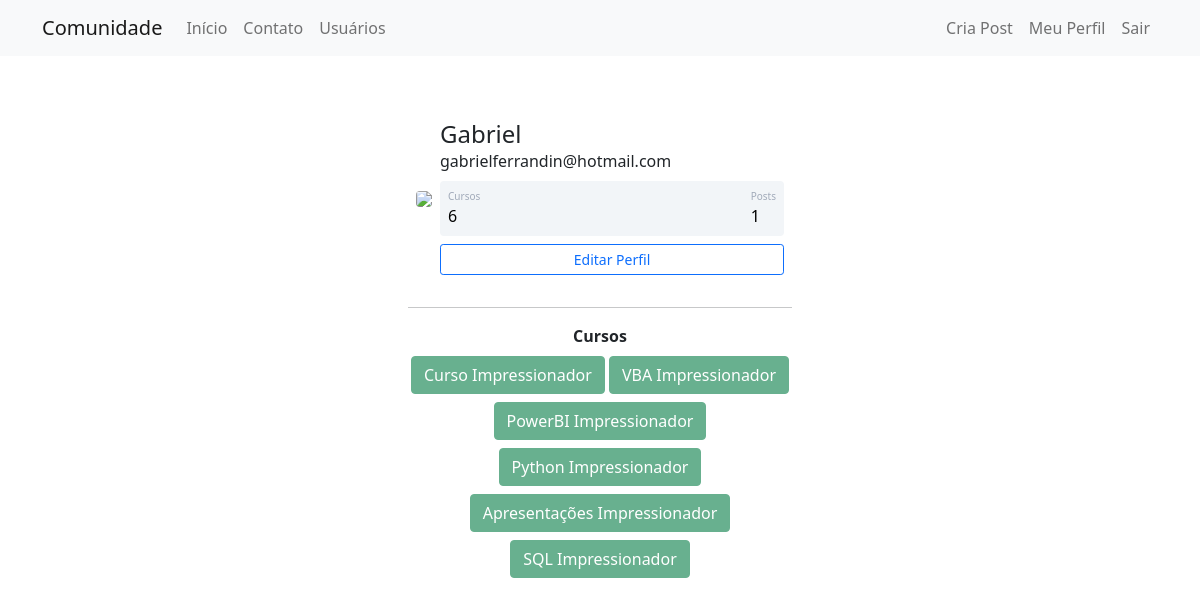
The page /perfil (signed in) on the database its author committed.
### comunidadeimpressionadora/model.py (models this page shows)
class Usuario(database.Model, UserMixin):
    id = database.Column(database.Integer, primary_key=True)
    username = database.Column(database.String, nullable=False)
    email = database.Column(database.String, nullable=False, unique=True)
    senha = database.Column(database.String, nullable=False)
    foto_perfil = database.Column(database.String, default='default.jpg')
    post = database.relationship('Post', backref='autor', lazy=True)
    cursos = database.Column(database.String, default='usuario não informado', nullable=False)
    def contar_post(self):
        return len(self.post)

### comunidadeimpressionadora/routes.py (the view)
@app.route('/perfil')
@login_required
def perfil():
    foto_perfil = url_for('static', filename='fotos_perfil/{}'.format(current_user.foto_perfil))
    return render_template('perfil.html', foto_perfil=foto_perfil)

### comunidadeimpressionadora/model.py (called while the page is built)
@login_manager.user_loader
def load_usuario(id_usuario):
    return Usuario.query.get(int(id_usuario))

### comunidadeimpressionadora/templates/perfil.html (shortened to what this page needs)
{%extends'base.html'%}
{% block body%}
<div class="container mt-5 d-flex justify-content-center">
    <div class="card p-3">
        <div class="d-flex align-items-center">
            <div class="image pe-2"><img src="{{ foto_perfil }}" class="rounded" width="200"></div>
            <div class="ml-3 w-100">
                <h4 class="mb-0 mt-0">{{current_user.username}}</h4> <span>{{current_user.email}}</span>
                <div class="p-2 mt-2 bg-primary d-flex justify-content-between rounded text-white stats">
                    {%if 'não informado' in current_user.cursos %}
                    <div class="d-flex flex-column"><span class="articles">Cursos</span> <span class="number1">0</span>
                    </div>
                    {%else%}
                    <div class="d-flex flex-column"><span class="articles">Cursos</span> <span class="number1">{{ current_user.cursos.count (';') + 1 }}</span>
                    </div>
                    {%endif%}
                    <div class="d-flex flex-column"><span class="rating">Posts</span> <span class="number2">{{current_user.contar_post()}}</span>
                    </div>
                </div>
                <div class="button mt-2 d-flex flex-row align-items-center">
                    <a class='w-100' href="{{ url_for('editar_perfil') }}">
                        <button class="btn btn-sm btn-outline-primary w-100">Editar Perfil</button>
                    </a></div>
            </div>
        </div>
    </div>
</div>
<div class="row justify-content-center">
    <div class="col col-4" style="text-align:center">
        <hr>
        <strong>Cursos</strong><br>
        {%for curso in current_user.cursos.split(';')%}
        <button type="button " class="btn btn-success mt-2" disabled>{{curso}}</button>
        {%endfor%}
    </div>
</div>
{%endblock%}

### comunidadeimpressionadora/static/main.css (style rules this page uses)
.card { width: 400px; border: none; border-radius: 10px; background-color: #fff }
.stats { background: #f2f5f8 !important; color: #000 !important }
.articles { font-size: 10px; color: #a1aab9 }
.number1 { font-weight: 500 }
.number2 { font-weight: 500 }
.rating { font-size: 10px; color: #a1aab9 }

### rows shown on the page
Usuario: username "Gabriel", email "gabrielferrandin@hotmail.com", cursos "6"

### other values the page prints
{{ current_user.contar_post() }} "1"
{{ curso }} "Curso Impressionador" "VBA Impressionador" "PowerBI Impressionador" "Python Impressionador" "Apresentações Impressionador" "SQL Impressionador"
